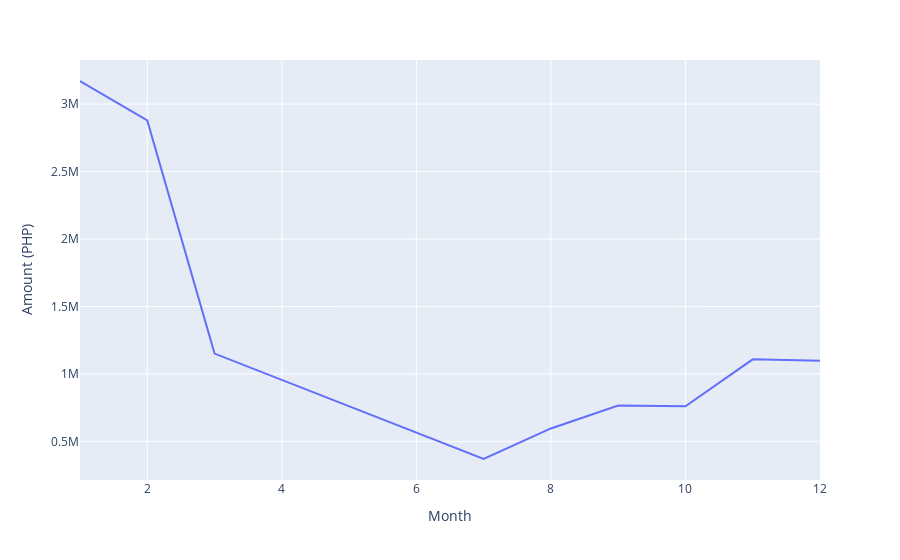

Write notebook code for a chart like this one.
### Code cell
fig = px.line(df, x="Month", y="Amount", hover_data=["Amount"], labels = {"Amount" : "Amount (PHP)"})
fig.show()

### Figure 1 — Plotly figure (JSON) as saved in the notebook; plotly's stock layout.template omitted (floating-point values rounded to 4 significant figures)
{"data": [{"hovertemplate": "Month=%{x}<br>Amount (PHP)=%{y}<extra></extra>", "legendgroup": "", "line": {"color": "#636efa", "dash": "solid"}, "marker": {"symbol": "circle"}, "mode": "lines", "name": "", "orientation": "h", "showlegend": false, "type": "scatter", "x": [1, 2, 3, 7, 8, 9, 10, 11, 12], "xaxis": "x", "y": [3171325, 2879445, 1150510, 369200, 595850, 765295, 759950, 1107750, 1096850], "yaxis": "y"}], "layout": {"autosize": true, "legend": {"tracegroupgap": 0}, "margin": {"t": 60}, "xaxis": {"anchor": "y", "autorange": true, "domain": [0, 1], "range": [1, 12], "title": {"text": "Month"}, "type": "linear"}, "yaxis": {"anchor": "x", "autorange": true, "domain": [0, 1], "range": [213500.0, 3327000.0], "title": {"text": "Amount (PHP)"}, "type": "linear"}}}
